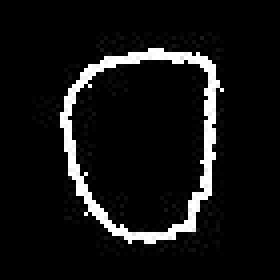
%> input picture seeds/bad/060.jpg, 70 x 70 px (shown 4 times larger)
$ octave splitter.m   (GNU Octave 9; MATLAB toolbox functions it lacks are replaced by stand-ins)
%> lines starting %> are read from the running program, lines starting %| are printed output that depends on the picture; in (x1, y1, x2, y2) boxes, pixels count from 0 and x2, y2 are one past the last pixel; in counts of white or black regions, pixels touching at a corner belong together; the program's own positions count from 1
%1.读取图像。代码如下：
close all;
I = imread('C:\Users\Administrator\Desktop\corn-seeds\seeds\adjoin_pics_items\adjoin\060.jpg');%读取图像
%> I is the input picture: size 70x70 uint8; min 0, max 255, mean 19
I_size = size(I);
%> I_size = [70 70]
h = 10;
w = 10;
item_inside = bwfill(I,'holes');
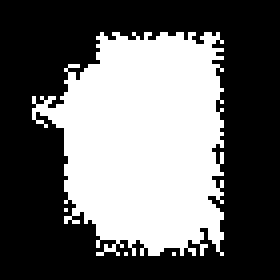
%> item_inside: size 70x70 logical (shown 4 times larger); 40.2% white; 4 white regions (3 under 20 px), largest, box (x1, y1, x2, y2) and area: (8, 8, 56, 64) 1967
figure;
imshow(item_inside);
h_max_field = zeros(h,w);
h_sec_max_field = zeros(h,w);
pos = [0,0];
sec_pos = [0,0];
for i=1:I_size(1)-h+1
    for j=1:I_size(2)-w+1
        tempfield = I(i:i+h-1,j:j+w-1);
        if(length(find(tempfield==255))>length(find(h_max_field==255)))
            h_sec_max_field = h_max_field;
            sec_pos  = pos;
            h_max_field = tempfield;
            pos = [i,j];
        end
    end
end
%> after the loop, pos = [49 43]; sec_pos = [49 42]
I(pos(1):pos(1)+h-1,pos(2):pos(2)+w-1) = ones(h,w).*100;
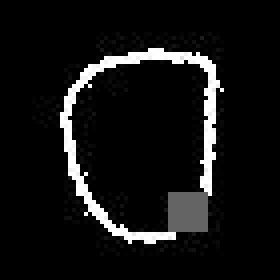
%> I: size 70x70 uint8 (shown 4 times larger); 2.04% of pixels changed, all inside (x1, y1, x2, y2) = (42, 48, 52, 58)
I(sec_pos(1):sec_pos(1)+h-1,sec_pos(2):sec_pos(2)+w-1) = ones(h,w).*70;
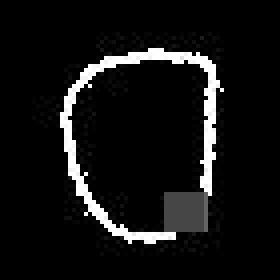
%> I: size 70x70 uint8 (shown 4 times larger); 2.04% of pixels changed, all inside (x1, y1, x2, y2) = (41, 48, 51, 58)
figure;
imshow(I);
% [104 lines of commented-out code are left out]
